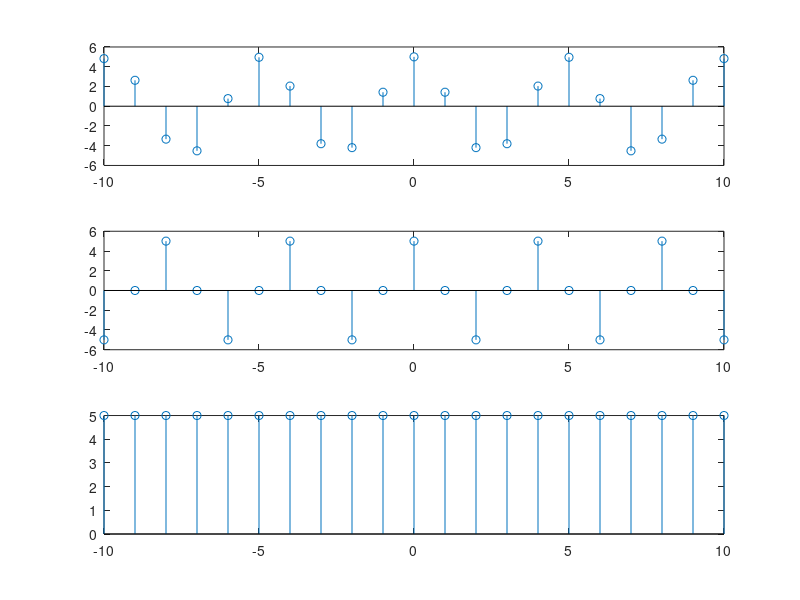

Write the MATLAB code that produced this figure.
A=5;
n=-10:1:10;
y=A*cos(5*n);
subplot(3,1,1);
stem(n,y);

y1=A*cos(1.5* pi *n);
subplot(3,1,2);
stem(n,y1);

w1=2;
w2=3;
w3=1;
L1=lcm(w1,w2);
L=lcm(L1,w2);
y2= A*(cos(L*pi*n))
subplot(3,1,3)
stem(n,y2);